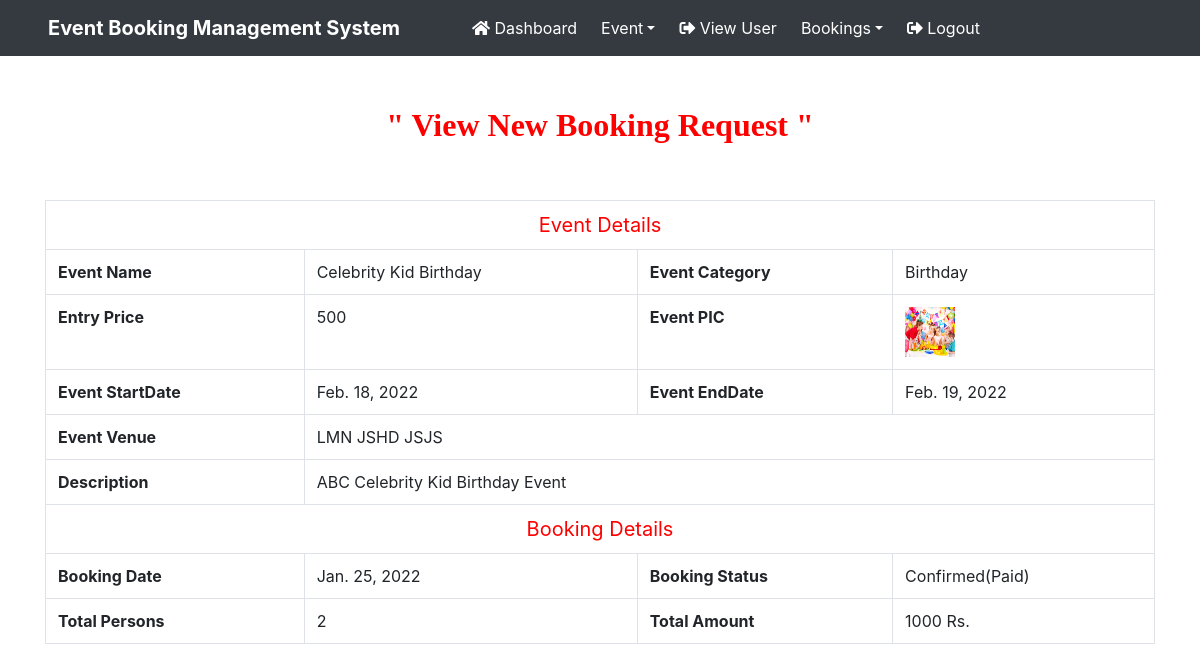
/bookingdetail_admin/1 (signed in), run on the app's committed database.
### EBS2021/models.py (models this page shows, shortened)
class Booking(models.Model):
    userinfo =models.ForeignKey(UserSignup,on_delete=models.CASCADE)
    eventinfo = models.ForeignKey(Event, on_delete=models.CASCADE)
    person=models.CharField(max_length=100,null=True)
    total=models.CharField(max_length=100,null=True)
    status = models.CharField(max_length=20,null=True)
    bookingdate = models.DateField(null=True)
    cardno = models.CharField(max_length=20,null=True)
    cvv = models.CharField(max_length=10,null=True)
    expirydate = models.CharField(max_length=50,null=True)

class Event(models.Model):
    eventname=models.CharField(max_length=100,null=True)
    image = models.FileField(null=True)
    category=models.CharField(max_length=100,null=True)
    description = models.CharField(max_length=300,null=True)
    startdate=models.DateField(null=True)
    enddate=models.DateField(null=True)
    venue=models.CharField(max_length=300,null=True)
    entryprice=models.CharField(max_length=100,null=True)
    creationdate = models.DateTimeField(default=datetime.now, blank=True)

### EBS2021/views.py (the view, shortened to what this page needs)
# urls.py: path('bookingdetail_admin/<int:pid>',bookingdetail_admin,name="bookingdetail_admin"),
def bookingdetail_admin(request,pid):
    if not request.user.is_authenticated:
        return redirect('userLogin')
    booking = Booking.objects.get(id=pid)
    error = ""
    return render(request, 'bookingdetail_admin.html', locals())

### EBS2021/templates/bookingdetail_admin.html (shortened to what this page needs)
{% load static %}
{% block body %}
{% include 'header.html' %}
<link rel = stylesheet href="https://cdn.datatables.net/1.10.20/css/jquery.dataTables.min.css">
<link rel = stylesheet href="https://cdn.datatables.net/buttons/1.6.1/css/buttons.dataTables.min.css">
<div class="container" style="margin-top: 50px;">
    <h2 class = "text-center" style = "color : red ; font-weight : bold ;
    font-family : Castellar">" View New Booking Request "</h2>
<br><br>
<table class="table table-bordered">
 <tr align="center">
<td colspan="4" style="font-size:20px;color:red">
 Event Details</td></tr>
    <tr>
    <th>Event Name</th>
    <td>{{booking.eventinfo.eventname}} </td>
    <th>Event Category</th>
    <td>{{booking.eventinfo.category}}</td>
  </tr>
  <tr>
    <th>Entry Price</th>
    <td>{{booking.eventinfo.entryprice}}</td>
    <th>Event PIC</th>
    <td><img src="{{booking.eventinfo.image.url}}" width="50px" height="50px"></td>
  </tr>
    <tr>
    <th>Event StartDate</th>
    <td>{{booking.eventinfo.startdate}} </td>
    <th>Event EndDate</th>
    <td>{{booking.eventinfo.enddate}}</td>
  </tr>
    <tr>
    <th>Event Venue</th>
    <td colspan="3">{{booking.eventinfo.venue}} </td>
  </tr>
    <tr>
    <th>Description</th>
    <td colspan="3">{{booking.eventinfo.description}} </td>
  </tr>
             <tr align="center">
<td colspan="4" style="font-size:20px;color:red">
 Booking Details</td></tr>
  <tr>
    <th>Booking Date</th>
    <td>{{booking.bookingdate}}</td>
     <th>Booking Status</th>
    <td>{{booking.status}}</td>
  </tr>
     <tr>
    <th>Total Persons</th>
    <td>{{booking.person}}</td>
     <th>Total Amount</th>
    <td>{{booking.total}} Rs.</td>
  </tr>
</table>
</div>
{% endblock %}

### data on the page
Booking: eventinfo.eventname "Celebrity Kid Birthday", eventinfo.category "Birthday", eventinfo.entryprice "500", eventinfo.image (picture), eventinfo.startdate "Feb. 18, 2022", eventinfo.enddate "Feb. 19, 2022", eventinfo.venue "LMN JSHD JSJS", eventinfo.description "ABC Celebrity Kid Birthday Event", bookingdate "Jan. 25, 2022", status "Confirmed(Paid)", person "2", total "1000"
